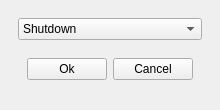
<?xml version="1.0" encoding="UTF-8"?>
<ui version="4.0">
 <class>MainWindow</class>
 <widget class="QMainWindow" name="MainWindow">
  <property name="geometry">
   <rect>
    <x>0</x>
    <y>0</y>
    <width>220</width>
    <height>110</height>
   </rect>
  </property>
  <property name="sizePolicy">
   <sizepolicy hsizetype="Fixed" vsizetype="Fixed">
    <horstretch>0</horstretch>
    <verstretch>0</verstretch>
   </sizepolicy>
  </property>
  <property name="windowTitle">
   <string>Shutdowner</string>
  </property>
  <property name="iconSize">
   <size>
    <width>0</width>
    <height>0</height>
   </size>
  </property>
  <widget class="QWidget" name="centralwidget">
   <layout class="QVBoxLayout" name="verticalLayout_2">
    <item>
     <widget class="QWidget" name="widget_2" native="true">
      <layout class="QVBoxLayout" name="verticalLayout">
       <item>
        <widget class="QComboBox" name="comboBox">
         <item>
          <property name="text">
           <string>Shutdown</string>
          </property>
         </item>
         <item>
          <property name="text">
           <string>Restart</string>
          </property>
         </item>
        </widget>
       </item>
       <item>
        <widget class="QWidget" name="widget" native="true">
         <layout class="QHBoxLayout" name="horizontalLayout">
          <item>
           <widget class="QPushButton" name="pushButtonOk">
            <property name="text">
             <string>Ok</string>
            </property>
           </widget>
          </item>
          <item>
           <widget class="QPushButton" name="pushButtonCancel">
            <property name="text">
             <string>Cancel</string>
            </property>
           </widget>
          </item>
         </layout>
        </widget>
       </item>
      </layout>
     </widget>
    </item>
   </layout>
  </widget>
 </widget>
 <resources/>
 <connections/>
</ui>
